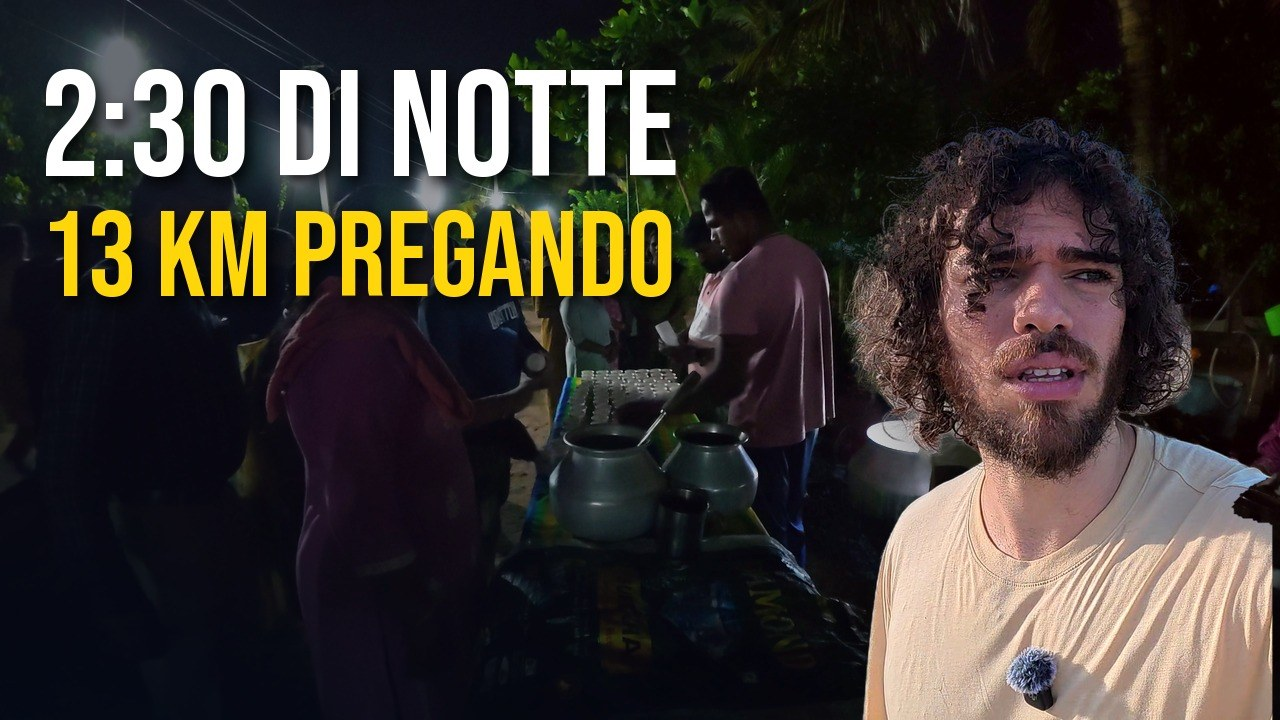
#> input picture copioni/arthunkal_miniature/A_2e30.jpg, 1280 x 720 px, given in place of f_27.png, which was not available
$ python thumb_te.py
#> lines starting #> are read from the running program, lines starting #| are printed output that depends on the picture; after the words box and inside, x2 and y2 are one past the last pixel; in counts of white or black regions, pixels touching at a corner belong together; pictures that were not available may be replaced by others from this repository, and a replacement may not be noted
# Miniature del lungo te (Manuel scontornato con copioni/mercato_miniature/cutout.py + u2net_human_seg)
# (1280x720): fotogramma del lungo v7, scritta Bebas Neue, "E OGGI / DI CHI SONO?" (scelta A, 28/10)
#   python3 copioni/te_miniature/thumb_te.py   (fotogrammi in work/te_copy/thumb/)
import numpy as np
from PIL import Image, ImageDraw, ImageFont, ImageFilter, ImageEnhance
W,H=1280,720
BEB='assets/fonts/BebasNeue-Regular.ttf'; YEL=(255,214,10); WHITE=(255,255,255)
F='work/te_copy/thumb/'
def grade(im,c,s,b): return ImageEnhance.Brightness(ImageEnhance.Color(ImageEnhance.Contrast(im).enhance(c)).enhance(s)).enhance(b)
def crop(im,cx,cy,zoom):
#> called with cx = 0.5, cy = 0.5, zoom = 1
    w,h=im.size; ch=int(h/zoom); cw=int(ch*16/9); x=int((w-cw)*cx); y=int((h-ch)*cy)
#> after `w, h = im.size`: w = 1280; h = 720
#> after `ch = int(h / zoom)`: ch = 720
#> after `cw = int(ch * 16 / 9)`: cw = 1280
#> after `x = int((w - cw) * cx)`: x = 0
#> after `y = int((h - ch) * cy)`: y = 0
    return im.crop((x,y,x+cw,y+ch)).resize((W,H),Image.LANCZOS)
#> returned value is the input picture: PIL image 1280x720 RGB; mean R, G, B 58.9, 52.9, 48.2
def text(base,lines,x,y,target,right=False):
    d=ImageDraw.Draw(base)
    for t,col,gap in lines:
        f0=ImageFont.truetype(BEB,100); w0=d.textbbox((0,0),t,font=f0)[2]
        f=ImageFont.truetype(BEB,int(100*target/w0)); bb=d.textbbox((0,0),t,font=f)
        xx=x-bb[2] if right else x
        sh=Image.new('RGBA',base.size,(0,0,0,0)); ImageDraw.Draw(sh).text((xx+5,y+7),t,font=f,fill=(0,0,0,235))
        base.alpha_composite(sh.filter(ImageFilter.GaussianBlur(8))); ImageDraw.Draw(base).text((xx,y),t,font=f,fill=col)
        y+=bb[3]+gap
def make(out,frame,cx,cy,zoom,side,dark=0.7,b=1.0,target=560):
    bg=grade(crop(Image.open(F+frame).convert('RGB'),cx,cy,zoom),1.15,1.25,b)
    xs=np.linspace(1,0,W) if side=='left' else np.linspace(0,1,W)
    g=np.zeros((H,W),np.float32); g[:]=np.clip(xs*1.2-0.15,0,1)**1.3*dark
    sh=Image.fromarray((np.clip(g,0,1)*255).astype('uint8'))
    base=Image.composite(Image.new('RGB',(W,H),(6,14,10)),bg,sh).convert('RGBA')
    L=[("E OGGI",WHITE,8),("DI CHI SONO?",YEL,0)]
    if side=='left': text(base,L,48,70,target)
    else: text(base,L,W-48,70,target,right=True)
    base.convert('RGB').save(out,quality=92)
def cut(name,h,mirror=False):
#> called with name = 'clean_1.5.png', h = 640, mirror = True
    a=Image.open(F+name).convert('RGBA'); a=a.crop(a.getchannel('A').point(lambda v:255 if v>40 else 0).getbbox())
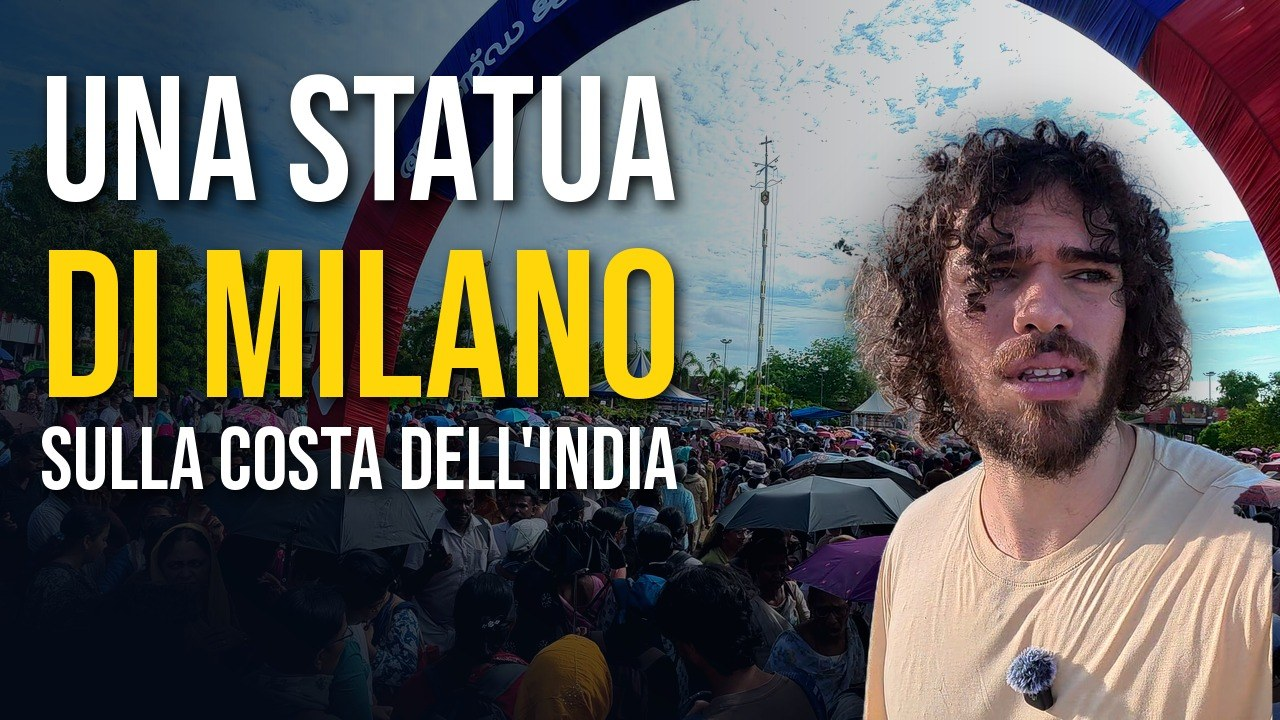
#> input picture copioni/arthunkal_miniature/B_milano.jpg, 1280 x 720 px, given in place of clean_1.5.png, which was not available
    if mirror: a=a.transpose(Image.FLIP_LEFT_RIGHT)
    rgb=grade(a.convert('RGB'),1.1,1.12,1.06).convert('RGBA'); rgb.putalpha(a.getchannel('A').filter(ImageFilter.GaussianBlur(1)))
    return rgb.resize((int(a.width*h/a.height),h),Image.LANCZOS)
#> returned value: PIL image 1137x640 RGBA
def comp(out,bgframe,cx,person,h,px,dark=0.75,mirror=False,target=600,sadish=None):
    bg=grade(crop(Image.open(F+bgframe).convert('RGB'),cx,0.5,1.0),1.15,1.25,1.0)
    g=np.zeros((H,W),np.float32); g[:]=np.clip(np.linspace(1,0,W)*1.25-0.1,0,1)**1.4*dark
    sh=Image.fromarray((np.clip(g,0,1)*255).astype('uint8'))
    base=Image.composite(Image.new('RGB',(W,H),(6,14,10)),bg,sh).convert('RGBA')
    m=cut(person,h,mirror); pos=(px,H-m.height)
#> after `pos = (px, H - m.height)`: pos = (560, 80)
    al=Image.new('L',base.size,0); al.paste(m.getchannel('A'),pos); s_=Image.new('RGBA',base.size,(0,0,0,0))
#> after `al = Image.new('L', base.size, 0)`: al: PIL image 1280x720 L; every value is 0
#> after `al.paste(m.getchannel('A'), pos)`:
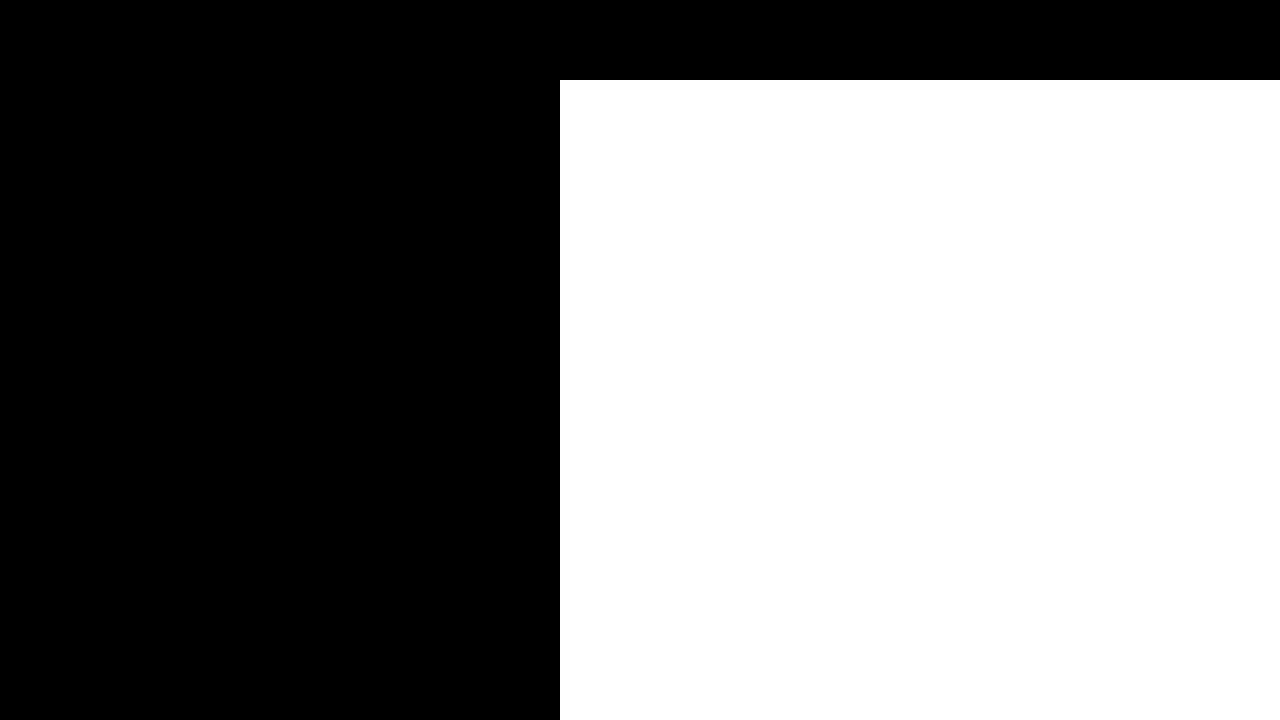
#> al: PIL image 1280x720 L; 50% white; 1 white region, box (x1, y1, x2, y2) and area: (560, 80, 1280, 720) 460800
#> after `s_ = Image.new('RGBA', base.size, (0, 0, 0, 0))`: s_: PIL image 1280x720 RGBA; every value is 0
    s_.putalpha(al.filter(ImageFilter.GaussianBlur(30)).point(lambda v:int(v*0.5))); base.alpha_composite(s_); base.alpha_composite(m,pos)
    if sadish:   # Sadish mentre raccoglie (fotogramma 119.2 del lungo), in basso a sinistra: niente riquadro,
                 # il suo sfondo (cespugli) svanisce piano nel panorama della miniatura
        w_,box,sx,top=sadish
        src=grade(Image.open(F+'q_119.2.png').convert('RGB'),1.1,1.15,1.05).crop(box)
        msk=Image.open(F+'cut_q.png').getchannel('A').crop(box)
        k=w_/src.width; src=src.resize((w_,int(src.height*k)),Image.LANCZOS); msk=msk.resize(src.size,Image.LANCZOS)
        soft=msk.filter(ImageFilter.MaxFilter(15)).filter(ImageFilter.GaussianBlur(28))      # alone morbido di cespugli
        L_=np.asarray(src,np.float32).mean(2)/255.; sky_=np.clip((L_-0.45)/0.2,0,1)      # niente cielo intorno alla testa
        al_=np.maximum(np.asarray(msk,np.float32),np.asarray(soft,np.float32)*0.9*(1-sky_))
        yy,xx=np.mgrid[0:al_.shape[0],0:al_.shape[1]].astype(np.float32); f=30.0      # niente bordi netti del ritaglio
        al_*=np.minimum.reduce([xx/f,(al_.shape[1]-1-xx)/f,yy/f,np.full_like(xx,9)]).clip(0,1)
        ph=src.convert('RGBA'); ph.putalpha(Image.fromarray(al_.clip(0,255).astype('uint8')))
        base.alpha_composite(ph,(sx,top))
    text(base,[("E OGGI",WHITE,8),("DI CHI SONO?",YEL,0)],44,40 if sadish else 50,target)
#> the loop in text, `for t,col,gap in lines:` made 2 passes
#> (w0, bb, xx, y) on passes 1 to 2: (358, (0, 32, 598, 158), 44, 216), (693, (0, 16, 596, 81), 44, 297)
#> after the loop in text, `for t,col,gap in lines:`:
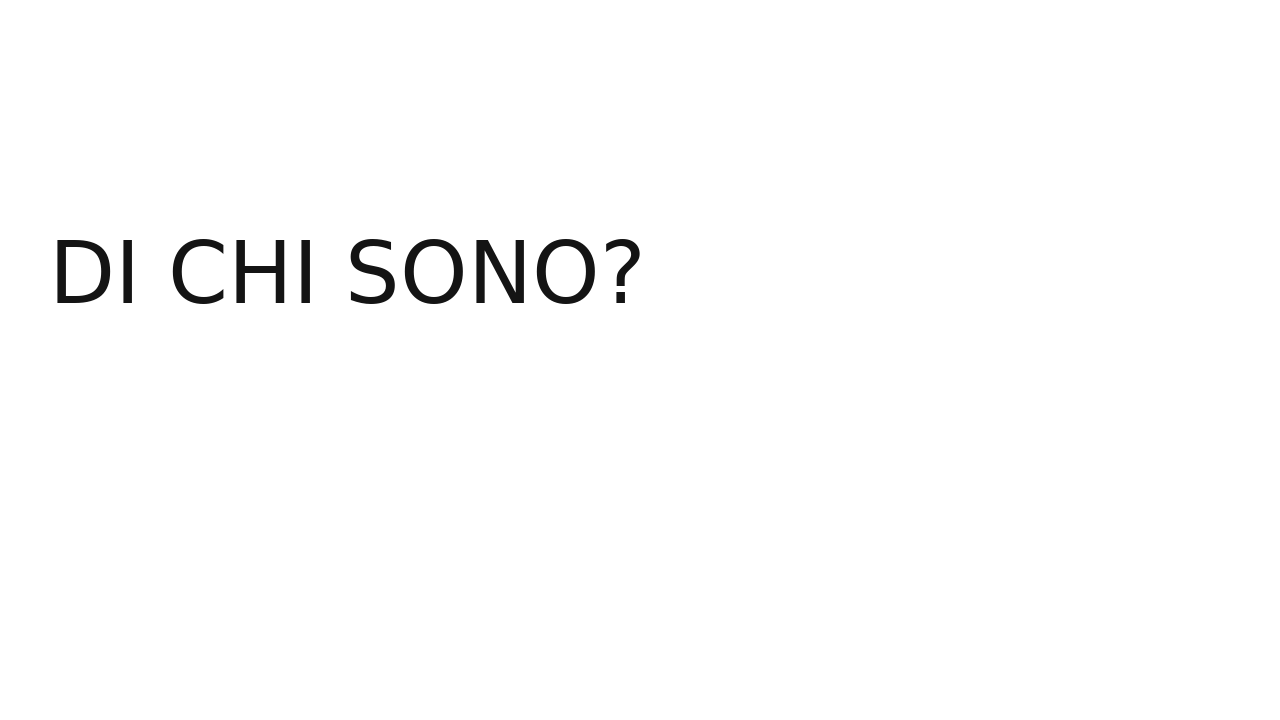
#> sh: PIL image 1280x720 RGBA; mean R, G, B, A 0, 0, 0, 2.8; transparent parts drawn white
#> after the loop in text, `for t,col,gap in lines:`: y = 297
    base.convert('RGB').save(out,quality=92)
comp('copioni/te_miniature/A1_indica.jpg','f_27.png',0.5,'clean_1.5.png',640,560,mirror=True)
comp('copioni/te_miniature/A1_sadish.jpg','f_27.png',0.5,'clean_1.5.png',640,560,mirror=True,target=450,sadish=(480,(1450,180,2950,1490),130,372))
#> in grade (call 5), `def grade(im,c,s,b): return ImageEnhance.Brightness(ImageEnhance.Color..`:
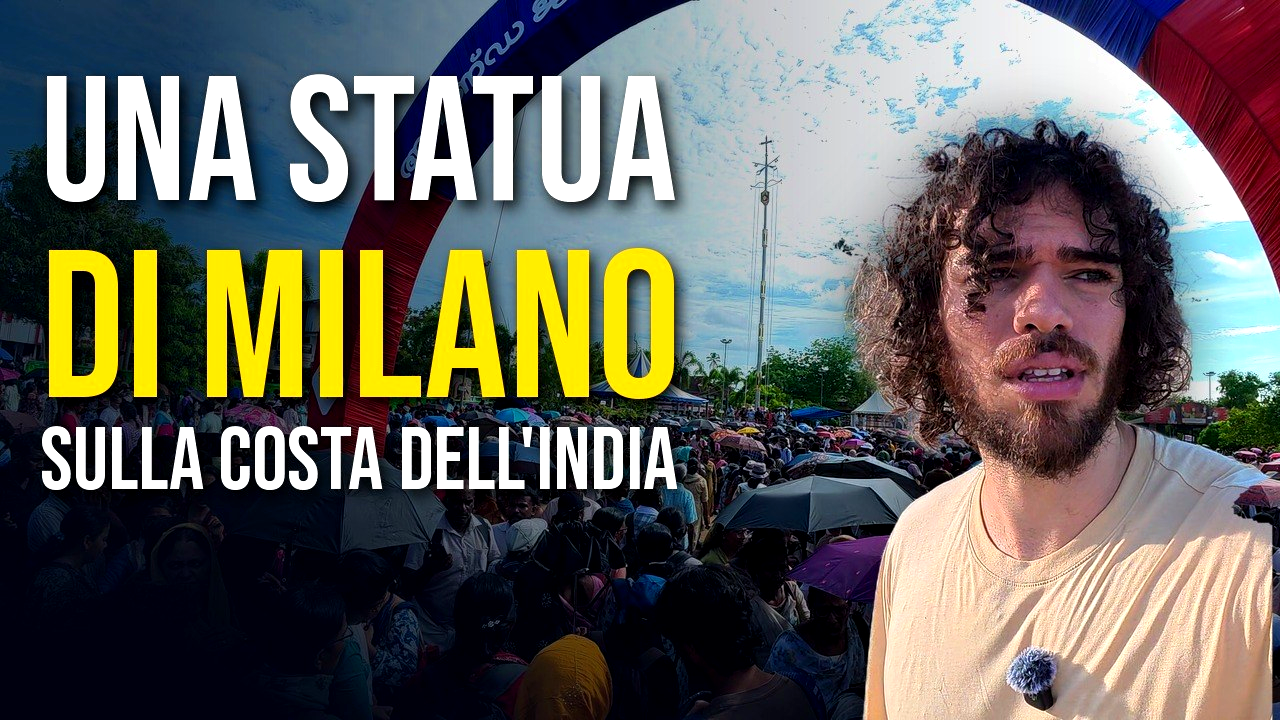
#> returned value: PIL image 1280x720 RGB; mean R, G, B 102.6, 100.6, 94
#> in comp (call 2), `src=grade(Image.open(F+'q_119.2.png').convert('RGB'),1.1,1.15,1.05).cr..`: src: PIL image 1500x1310 RGB; every value is 0
#> (the run stopped early here; a loop or call above may not have finished)
